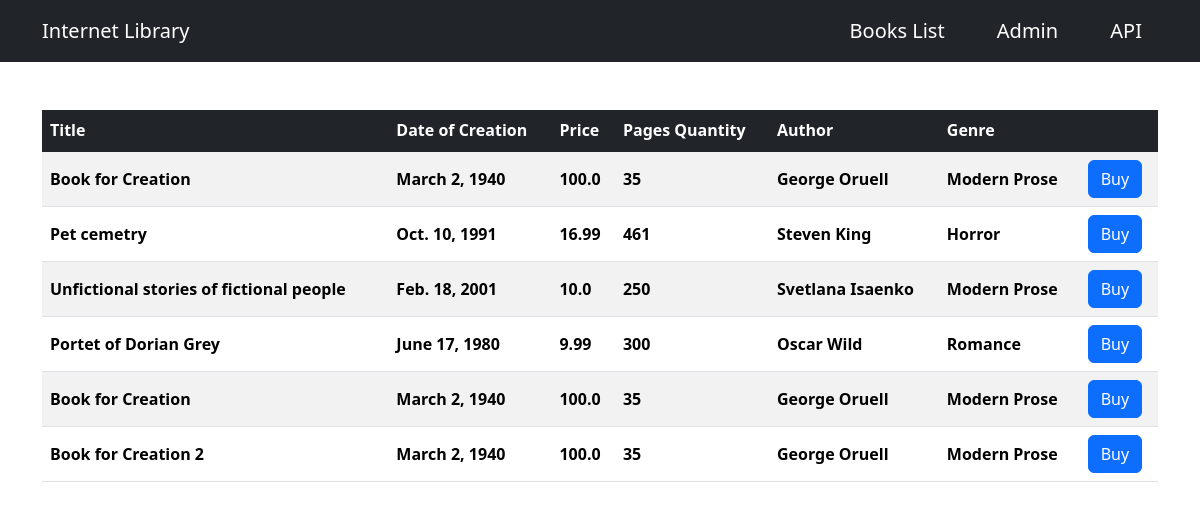
The page / on the database its author committed.
### internet_library/models.py (models this page shows, shortened)
class Book(models.Model):
    title = models.CharField(max_length=255)
    date_of_creation = models.DateField()
    price = models.FloatField()
    pages_qty = models.IntegerField()
    author = models.ForeignKey(Author, on_delete=models.CASCADE)
    genre = models.ForeignKey(Genre, on_delete=models.CASCADE)

class Author(models.Model):
    first_name = models.CharField(max_length=30)
    last_name = models.CharField(max_length=60)
    date_of_birth = models.DateField()
    is_alive = models.BooleanField()
    def __str__(self):
        return f"{self.first_name} {self.last_name}"

class Genre(models.Model):
    title = models.CharField(max_length=200)
    created_at = models.DateTimeField(default=timezone.now)
    def __str__(self):
        return self.title

### internet_library/views.py (the view)
# urls.py: path('', include(api.urls), name='index')
def index(request):
    books = models.Book.objects.all()
    return render(request, 'internet_library/internet_lib.html', {'books': books})

### templates/internet_library/internet_lib.html (shortened to what this page needs)
{% extends 'base.html' %}
{% block content %}
<table class="table mt-5 table-boarded table-striped table-hover">
    <thead class="table-dark">
        <tr>
            <th>Title</th>
            <th>Date of Creation</th>
            <th>Price</th>
            <th>Pages Quantity</th>
            <th>Author</th>
            <th>Genre</th>
            <th></th>
        </tr>
    </thead>
    <tbody class="table-group-divider">
        {% for book in books %}
        <tr class="align-middle">
            <th>{{ book.title }}</th>
            <th>{{ book.date_of_creation }}</th>
            <th>{{ book.price }}</th>
            <th>{{ book.pages_qty }}</th>
            <th>{{ book.author }}</th>
            <th>{{ book.genre }}</th>
            <th><button class="btn btn-primary">Buy</button></th>
        </tr>
        {% endfor %}
    </tbody>
</table>
{% endblock %}

### templates/base.html (shortened to what this page needs)
<!DOCTYPE html>
<html lang="en">
<head>
    <link href="https://cdn.jsdelivr.net/npm/bootstrap@5.3.1/dist/css/bootstrap.min.css" rel="stylesheet">
</head>
<body>
    <nav class="navbar navbar-dark navbar-expand-lg bg-dark">
        <div class="container">
          <a class="navbar-brand" href={% url "lib:index" %}>Internet Library</a>
          <span class="navbar-text">
            <a href="/books" class="navbar-brand me-5" target="_blank">Books List</a>
            <a href="/admin/" class="navbar-brand me-5" target="_blank">Admin</a>
            <a href="/api/v1/" class="navbar-brand" target="_blank">API</a>
          </span>
        </div>
      </nav>
    <main class="container">
        {% block content %}
        {% endblock %}
    </main>
</body>
</html>

### rows shown on the page
Book: title "Book for Creation", date_of_creation "March 2, 1940", price "100.0", pages_qty "35", author "George Oruell", genre "Modern Prose"
Book: title "Pet cemetry", date_of_creation "Oct. 10, 1991", price "16.99", pages_qty "461", author "Steven King", genre "Horror"
Book: title "Unfictional stories of fictional people", date_of_creation "Feb. 18, 2001", price "10.0", pages_qty "250", author "Svetlana Isaenko", genre "Modern Prose"
Book: title "Portet of Dorian Grey", date_of_creation "June 17, 1980", price "9.99", pages_qty "300", author "Oscar Wild", genre "Romance"
Book: title "Book for Creation", date_of_creation "March 2, 1940", price "100.0", pages_qty "35", author "George Oruell", genre "Modern Prose"
Book: title "Book for Creation 2", date_of_creation "March 2, 1940", price "100.0", pages_qty "35", author "George Oruell", genre "Modern Prose"
